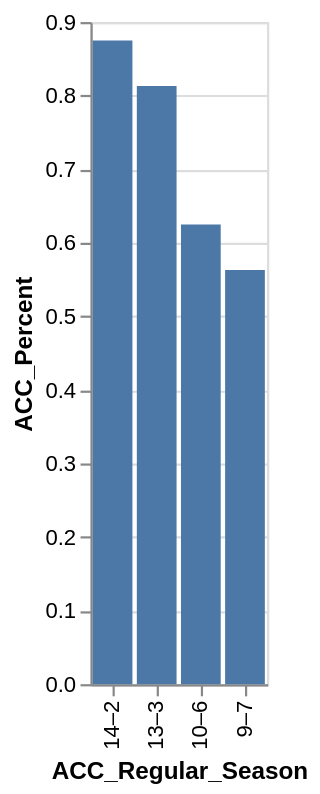

Specify this chart in Vega-Lite:
### Vega-Lite specification from a JSON file in a GitHub repository (floating-point values rounded to 4 significant figures)
{"data": {"values": [{"x_data": "14–2", "y_data": 0.875}, {"x_data": "13–3", "y_data": 0.813}, {"x_data": "10–6", "y_data": 0.625}, {"x_data": "9–7", "y_data": 0.563}]}, "mark": "bar", "encoding": {"x": {"field": "x_data", "type": "nominal", "title": "ACC_Regular_Season", "sort": {"op": "sum", "field": "y_data", "order": "descending"}}, "y": {"field": "y_data", "type": "quantitative", "title": "ACC_Percent"}}}
